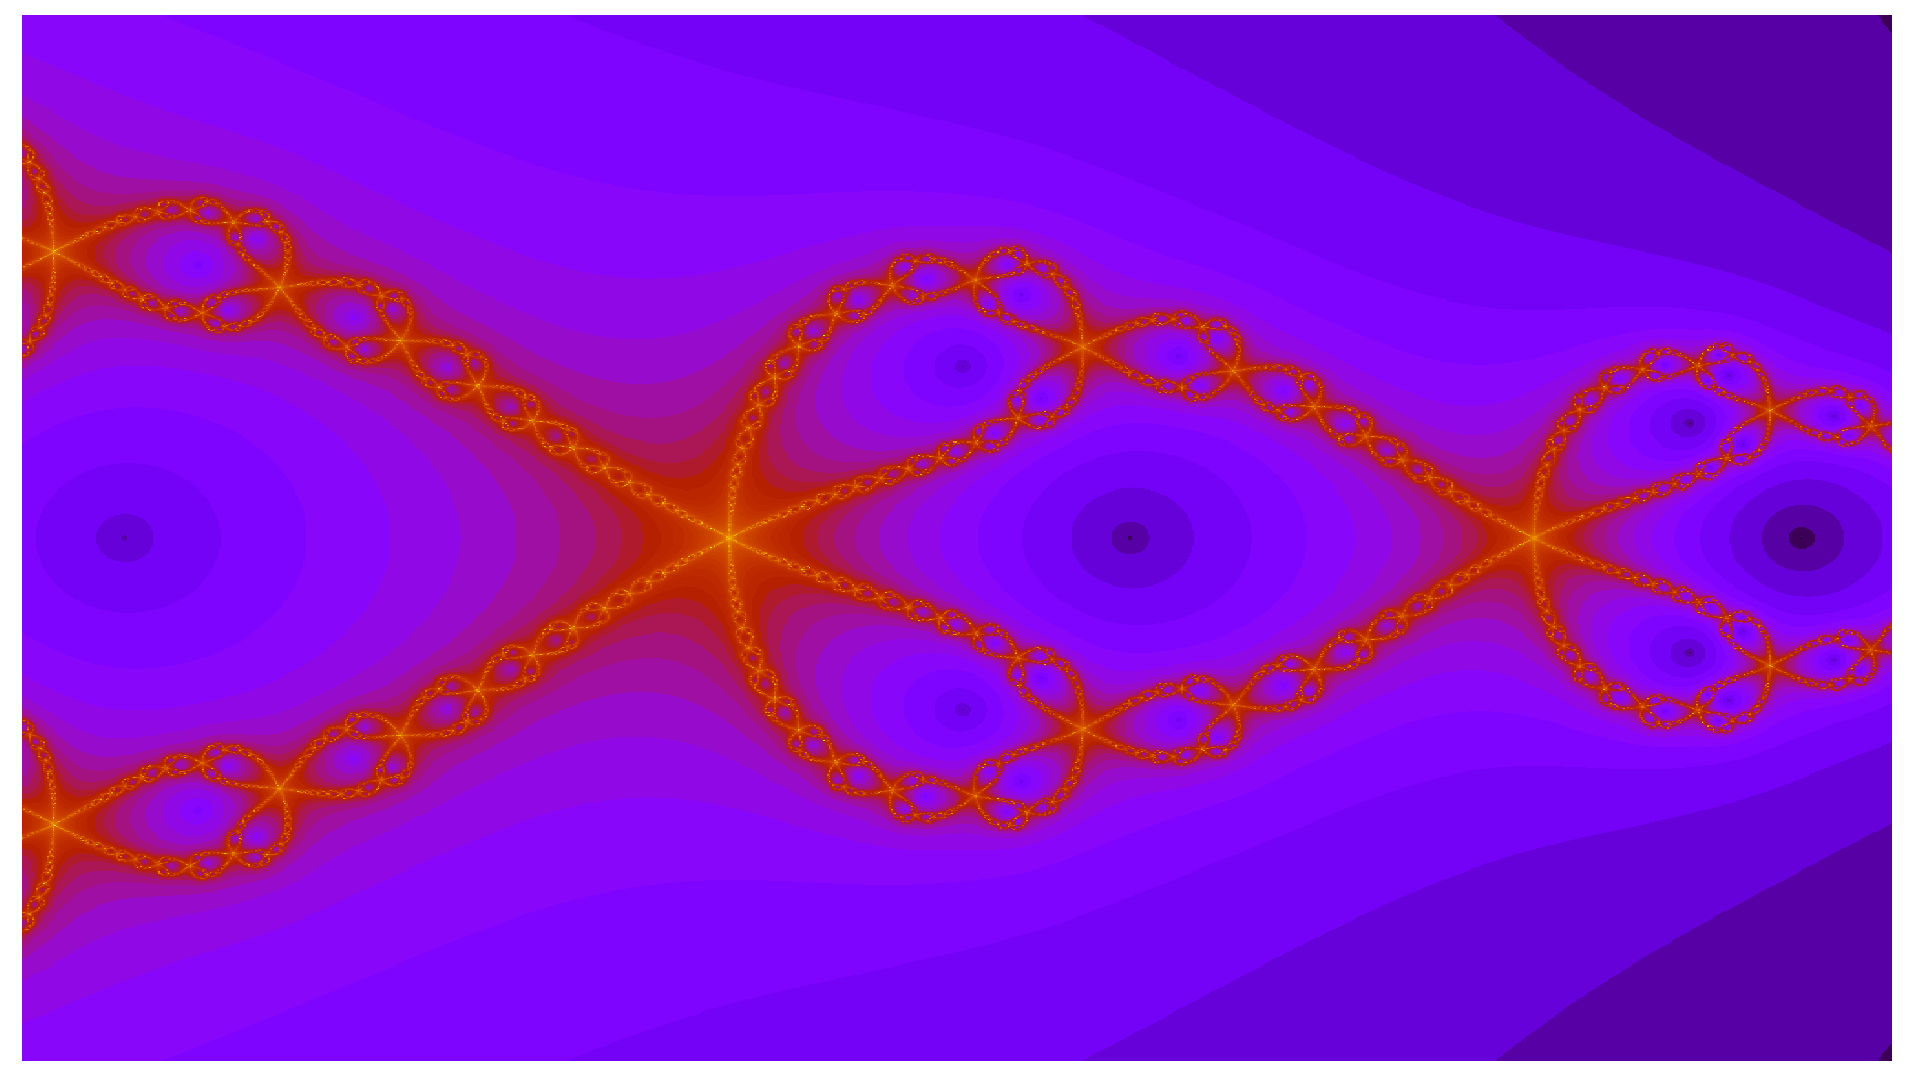

gnuplot code for this plot:
reset
unset key
unset colorbox
unset tics
#unset border
set border 0
#set nokey
#set size square 1,1
set pm3d
set view map
set hidden3d
set log cb
#set xrange [-10:-8]
#set yrange [-1:1]
#set xlabel 'x'
#set ylabel 'y'
set term png size 1920,1080
set out 'fraktal.png'
p 'fraktal.dat' w image notitle


reset
#unset key
#set nokey
#set size square
#unset border
set pm3d at st
#set view map
set hidden3d
#set log cb
#set xrange [-10:10]
#set yrange [-10:10]
#set xlabel 'x'
#set ylabel 'y'
set term png size 1920,1080
set out 'fraktal3d.png'
splot 'fraktal.dat'
